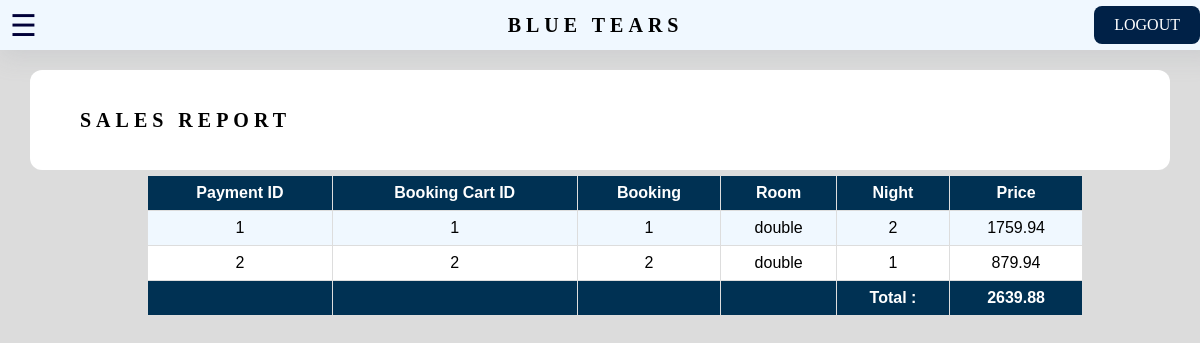
Page /sales_detail.php (signed in) on the committed database.
### tables this page shows
CREATE TABLE IF NOT EXISTS `payment` (
  `payment_id` int NOT NULL AUTO_INCREMENT,
  `booking_cart_id` int NOT NULL,
  `discount_applied` float DEFAULT NULL,
  `point_get` int NOT NULL,
  PRIMARY KEY (`payment_id`),
  KEY `booking_cart_id` (`booking_cart_id`)
);

CREATE TABLE IF NOT EXISTS `booking_cart` (
  `booking_cart_id` int NOT NULL AUTO_INCREMENT,
  `customer_id` int NOT NULL,
  `booking_id` int NOT NULL,
  PRIMARY KEY (`booking_cart_id`),
  KEY `booking_id` (`booking_id`),
  KEY `customer_id` (`customer_id`)
);

CREATE TABLE IF NOT EXISTS `booking` (
  `booking_id` int NOT NULL AUTO_INCREMENT,
  `room_id` int NOT NULL,
  `booking_start_date` date NOT NULL,
  `booking_end_date` date NOT NULL,
  `booking_start_time` time NOT NULL,
  `booking_end_time` time DEFAULT NULL,
  `booking_status` int DEFAULT NULL,
  PRIMARY KEY (`booking_id`),
  KEY `room_id` (`room_id`)
);

CREATE TABLE IF NOT EXISTS `room` (
  `room_id` int NOT NULL AUTO_INCREMENT,
  `room_type` varchar(30) NOT NULL,
  `price_per_night` int NOT NULL,
  `room_availability` int NOT NULL,
  `room_status` int NOT NULL,
  PRIMARY KEY (`room_id`)
);

### sales_detail.php (the view, shortened to what this page needs)
<!DOCTYPE html>
<html>
<head>
    <link href = "manager.css" rel = "stylesheet">
    <link href='https://unpkg.com/boxicons@2.1.2/css/boxicons.min.css' rel='stylesheet'>
</head>
<body>
    <div id="wrapper">
        <div id = "main_content">
            <nav id = "topbar">
                    <button class="openside" onclick="openSideBar()">☰</button>
                    <div>
                    <h2 class="top-navi-heading"> Blue Tears </h2>
                    </div>
                    <div>
                        <a class="logout" href="Manager_logout.php">LOGOUT</a>
                    </div>
            </nav>
            <div id="staff">
                <div class = page_content>
                    <div class = "table_content">
                        <div>
                            <h2 class="table_tittle"> Sales Report </h2>
                        </div>
                    </div>
                </div>
                <?php
                    include("conn.php");
                    $result=mysqli_query($conn,
                    "SELECT p.`payment_id`, p.`discount_applied`, bc.`booking_cart_id`,b.`booking_id`, r.`room_id`,r.`room_type`, b.`booking_start_date`,
                    b.`booking_end_date`, b.`booking_start_time`, b.`booking_end_time`, r.`price_per_night`
                    FROM `payment` p INNER JOIN `booking_cart` bc
                    ON p.`booking_cart_id` = bc.`booking_cart_id`
                    INNER JOIN `booking` b
                    ON bc.`booking_id` = b.`booking_id`
                    INNER JOIN `room` r
                    ON b.`room_id` = r.`room_id`
                    GROUP BY p.`payment_id`
                    ORDER BY p.`payment_id`");
                ?>
                <div class = "reservation_content">
                    <table class= "reservation_table" >
                    <thead>
                    <tr>
                        <th>Payment ID</th>
                        <th>Booking Cart ID</th>
                        <th>Booking</th>
                        <th>Room</th>
                        <th>Night</th>
                        <th>Price</th>
                    </tr>
                    <thead>
                    <tbody>
                    <?php
                        $totalall = 0;
                        if(isset($result)){
                            while($row = mysqli_fetch_array($result)) {
                                $startDate = new DateTime("$row[booking_start_date]");
                                $endDate = new DateTime("$row[booking_end_date]");
                                $difference = $endDate->diff($startDate);
                                $night = $difference->format('%d');
                                $price = $row['price_per_night'];
                                $discount = $row['discount_applied'];
                                $serviceTax = ($night * $price) * 0.1;
                                $total = ($night*$price)+$serviceTax-$discount ;
                                echo "<tr>";
                                echo "<td>".$row['payment_id']."</td>";
                                echo "<td>".$row['booking_cart_id']."</td>";
                                echo "<td>".$row['booking_id']."</td>";
                                echo "<td>".$row['room_type']."</td>";
                                echo "<td>".$night."</td>";
                                echo "<td>".$total."</td>";
                                echo "</tr>";
                                $totalall = $totalall + $total;
                            }
                        }
                        else{
                            echo "There is no attendance";
                        }
                    ?>
                    </tbody>
                    <tfoot>
                        <tr>
                        <th> </th>
                        <th> </th>
                        <th> </th>
                        <th> </th>
                        <th>Total :</th>
                        <th><?php echo $totalall ?></th>
                        </tr>
                    </tfoot>
                </table>
            </div>
        </div>
    </div>
</body>
</html>

### manager.css (style rules this page uses)
* { margin: 0; padding: 0; }
#wrapper { display: flex; width: 100%; height: 100%; overflow-x: hidden; }
.openside { cursor: pointer; border: none; color:rgb(0,0,57); left:30px; font-size:30px; padding: 5px 10px; background:transparent; float: left; }
#main_content { margin-left:0; transition: 0.5s; width: 100%; min-height: 100vh; background-color: rgb(220,220,220); background-size: cover; margin: 0px; padding:0px; box-sizing:border-box; margin-top:0px; margin-left:0px; }
#topbar { display: flex; align-items: center; height:50px; box-shadow: rgba(149, 157, 165, 0.2) 0px 8px 24px; overflow: hidden; top: 0; background-color:#f0f8ff; width:100%; margin: 0; justify-content: space-between; padding-right:20px }
.logout { padding:10px 20px; text-decoration: none; color: white; display:flex; background-color:rgb(0,33,71); border-radius: 8px; }
.top-navi-heading { color:black; font-size:20px; text-transform: uppercase; letter-spacing: 5px; font-family: "fantasy"; padding-left:50px; }
#staff { margin-top: 20px; margin-left: 30px; }
.table_content { justify-content: space-between; align-items: center; height:100px; background-color: white; display:flex; padding-right:50px; border-radius: 12px; margin-right: 30px; }
.table_tittle { color:black; font-size:20px; text-transform: uppercase; letter-spacing: 5px; font-family: "fantasy"; padding-left:50px; }
.reservation_content { margin-top:0px; padding-top:5px; display:flex; justify-content: center; align-items: center; padding-bottom:100px }
.reservation_table { font-family: Arial, Helvetica, sans-serif; border-collapse: collapse; width: 80%; text-align:center }
.reservation_table th { border: 1px solid #ddd; padding: 8px; background-color: rgb(0,49,83); color: white }
.reservation_table td { border: 1px solid #ddd; padding: 8px; }
.reservation_table tr:nth-child(even) { background-color: white; }
.reservation_table tr:nth-child(odd) { background-color: rgb(240,248,255); }

### rows in the picture
payment: payment_id "1", booking_cart.booking_cart_id "1", booking.booking_id "1", room.room_type "double", booking.booking_end_date+booking_start_date "2", discount_applied.price_per_night "1759.94"
payment: payment_id "2", booking_cart.booking_cart_id "2", booking.booking_id "2", room.room_type "double", booking.booking_end_date+booking_start_date "1", discount_applied.price_per_night "879.94"

### other values in the picture
$totalall "2639.88"
